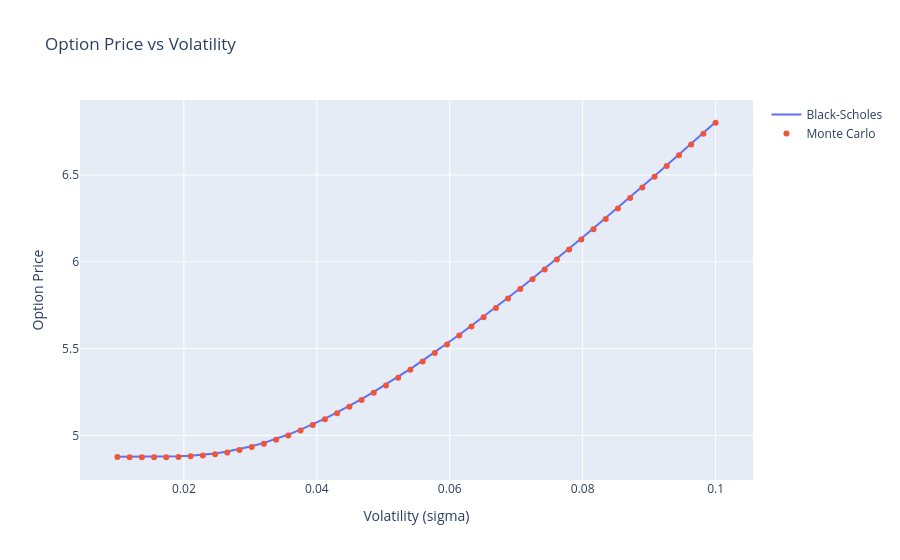

This figure's notebook cell:
### Code cell
fig = go.Figure()
fig.add_trace(go.Scatter(
    x=sigma_values,
    y=black_scholes_prices,
    mode='lines',
    name='Black-Scholes'
))
fig.add_trace(go.Scatter(
    x=sigma_values,
    y=monte_carlo_prices,
    mode='markers',
    name='Monte Carlo'
))
fig.update_layout(
    title='Option Price vs Volatility',
    xaxis_title='Volatility (sigma)',
    yaxis_title='Option Price'
)
